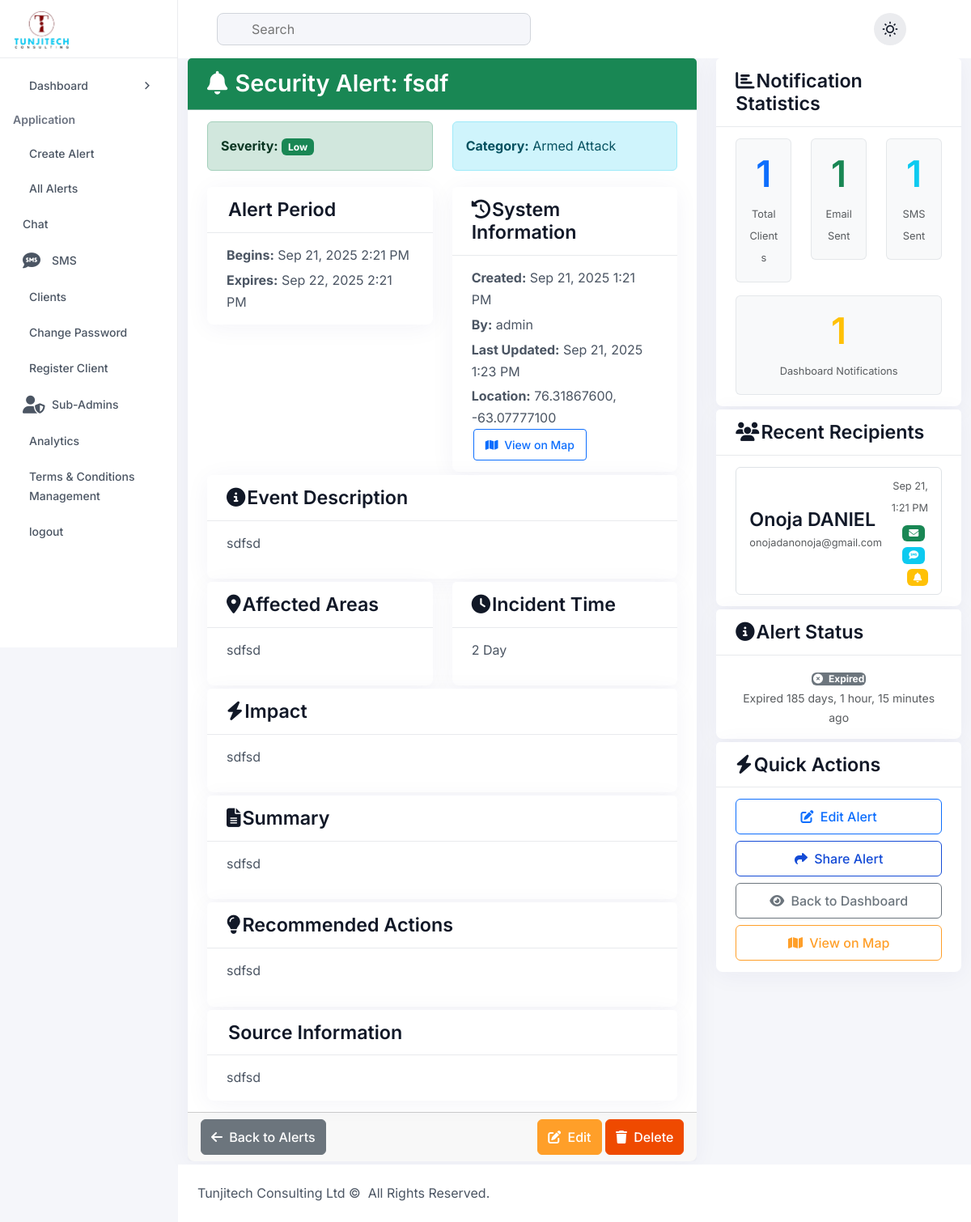
The page /admin/view_alert.php?id=18 (signed in) on the database its author committed.
### tables this page shows
CREATE TABLE `security_alerts` (
  `id` int(11) NOT NULL,
  `title` varchar(255) NOT NULL,
  `severity` enum('low','medium','high','critical') NOT NULL,
  `categories` varchar(255) NOT NULL,
  `alert_begins` datetime NOT NULL,
  `alert_expires` datetime NOT NULL,
  `event` text NOT NULL,
  `affected_areas` text NOT NULL,
  `time_frame` varchar(255) NOT NULL,
  `impact` text NOT NULL,
  `summary` text NOT NULL,
  `advice` text NOT NULL,
  `source` varchar(255) NOT NULL,
  `image_path` varchar(255) DEFAULT NULL,
  `latitude` decimal(10,8) DEFAULT NULL,
  `longitude` decimal(11,8) DEFAULT NULL,
  `created_by` int(11) NOT NULL,
  `created_at` timestamp NOT NULL DEFAULT current_timestamp(),
  `updated_at` timestamp NOT NULL DEFAULT current_timestamp() ON UPDATE current_timestamp()
);

CREATE TABLE `users` (
  `id` int(11) NOT NULL,
  `username` varchar(50) NOT NULL,
  `email` varchar(100) NOT NULL,
  `first_name` varchar(50) DEFAULT NULL,
  `last_name` varchar(50) DEFAULT NULL,
  `phone` varchar(20) DEFAULT NULL,
  `address` text DEFAULT NULL,
  `password` varchar(255) NOT NULL,
  `user_type` enum('admin','client_individual','client_company') DEFAULT 'client_individual',
  `company_name` varchar(100) DEFAULT NULL,
  `company_size` varchar(50) DEFAULT NULL,
  `status` enum('pending','approved','rejected') DEFAULT 'pending',
  `payment_plan` varchar(20) DEFAULT NULL,
  `payment_reference` varchar(100) DEFAULT NULL,
  `payment_date` timestamp NULL DEFAULT NULL,
  `subscription_expiry` date DEFAULT NULL,
  `created_at` timestamp NOT NULL DEFAULT current_timestamp(),
  `updated_at` timestamp NOT NULL DEFAULT current_timestamp() ON UPDATE current_timestamp()
);

CREATE TABLE `client_alerts` (
  `id` int(11) NOT NULL,
  `client_id` int(11) NOT NULL,
  `alert_id` int(11) NOT NULL,
  `is_read` tinyint(1) DEFAULT 0,
  `notified_via_email` tinyint(1) DEFAULT 0,
  `notified_via_sms` tinyint(1) DEFAULT 0,
  `notified_via_dashboard` tinyint(1) DEFAULT 0,
  `created_at` timestamp NOT NULL DEFAULT current_timestamp()
);

### admin/view_alert.php (the view, shortened to what the rows shown need)
<?php
require_once ROOT_PATH . '/includes/functions.php';
$alert_id = intval($_GET['id']);
$stmt = $pdo->prepare("SELECT sa.*, u.username as created_by_name
                       FROM security_alerts sa
                       LEFT JOIN users u ON sa.created_by = u.id
                       WHERE sa.id = ?");
$stmt->execute([$alert_id]);
$alert = $stmt->fetch(PDO::FETCH_ASSOC);
$stmt = $pdo->prepare("SELECT u.username, u.email, u.first_name, u.last_name, u.company_name,
                              ca.notified_via_email, ca.notified_via_sms, ca.notified_via_dashboard,
                              ca.created_at as notified_at
                       FROM client_alerts ca
                       JOIN users u ON ca.client_id = u.id
                       WHERE ca.alert_id = ?
                       ORDER BY ca.created_at DESC");
$stmt->execute([$alert_id]);
$recipients = $stmt->fetchAll(PDO::FETCH_ASSOC);
?>
<?php include 'include/header.php'; ?>
    <link rel="stylesheet" href="https://unpkg.com/leaflet@1.9.4/dist/leaflet.css"
/>
    <div class="container-fluid">
        <div class="row">
            <div class="col-lg-8">
                <div class="card mb-4">
                    <div class="card-header bg-<?php echo getSeverityBadge($alert['severity']); ?> text-white">
                        <h5 class="mb-0 text-white">
                            <i class="fas fa-bell me-2"></i>
                            Security Alert: <?php echo htmlspecialchars($alert['title']); ?>
                        </h5>
                    </div>
                    <div class="card-body">
                        <div class="row mb-4">
                            <div class="col-md-6">
                                <div class="alert alert-<?php echo getSeverityBadge($alert['severity']); ?>">
                                    <strong>Severity:</strong>
                                    <span class="badge bg-<?php echo getSeverityBadge($alert['severity']); ?>">
                                <?php echo ucfirst($alert['severity']); ?>
                            </span>
                                </div>
                            </div>
                            <div class="col-md-6">
                                <div class="alert alert-info">
                                    <strong>Category:</strong> <?php echo htmlspecialchars($alert['categories']); ?>
                                </div>
                            </div>
                        </div>
                        <div class="row mb-4">
                            <div class="col-md-6">
                                <div class="card">
                                    <div class="card-body">
                                        <p class="mb-1"><strong>Begins:</strong>
                                            <?php echo date('M j, Y g:i A', strtotime($alert['alert_begins'])); ?>
                                        </p>
                                        <p class="mb-0"><strong>Expires:</strong>
                                            <?php echo date('M j, Y g:i A', strtotime($alert['alert_expires'])); ?>
                                        </p>
                                    </div>
                                </div>
                            </div>
                            <div class="col-md-6">
                                <div class="card">
                                    <div class="card-body">
                                        <p class="mb-1"><strong>Created:</strong>
                                            <?php echo date('M j, Y g:i A', strtotime($alert['created_at'])); ?>
                                        </p>
                                        <p class="mb-1"><strong>By:</strong>
                                            <?php echo htmlspecialchars($alert['created_by_name']); ?>
                                        </p>
                                        <p class="mb-0"><strong>Last Updated:</strong>
                                            <?php echo date('M j, Y g:i A', strtotime($alert['updated_at'])); ?>
                                        </p>
                                        <?php if (!empty($alert['latitude']) && !empty($alert['longitude'])): ?>
                                            <p class="mb-0 mt-2">
                                                <strong>Location:</strong>
                                                <?php echo $alert['latitude']; ?>, <?php echo $alert['longitude']; ?>
                                                <button class="btn btn-sm btn-outline-primary ms-2" data-bs-toggle="modal" data-bs-target="#mapModal">
                                                    <i class="fas fa-map me-1"></i> View on Map
                                                </button>
                                            </p>
                                        <?php endif; ?>
                                    </div>
                                </div>
                            </div>
                        </div>
                        <div class="row">
                            <div class="col-12">
                                <div class="card mb-4">
                                    <div class="card-body">
                                        <p><?php echo nl2br(htmlspecialchars($alert['event'])); ?></p>
                                    </div>
                                </div>
                            </div>
                        </div>
                        <div class="row">
                            <div class="col-md-6">
                                <div class="card mb-4">
                                    <div class="card-body">
                                        <p><?php echo nl2br(htmlspecialchars($alert['affected_areas'])); ?></p>
                                    </div>
                                </div>
                            </div>
                            <div class="col-md-6">
                                <div class="card mb-4">
                                    <div class="card-body">
                                        <p><?php echo htmlspecialchars($alert['time_frame']); ?></p>
                                    </div>
                                </div>
                            </div>
                        </div>
                        <div class="row">
                            <div class="col-12">
                                <div class="card mb-4">
                                    <div class="card-body">
                                        <p><?php echo nl2br(htmlspecialchars($alert['impact'])); ?></p>
                                    </div>
                                </div>
                            </div>
                        </div>
                        <div class="row">
                            <div class="col-12">
                                <div class="card mb-4">
                                    <div class="card-body">
                                        <p><?php echo nl2br(htmlspecialchars($alert['summary'])); ?></p>
                                    </div>
                                </div>
                            </div>
                        </div>
                        <div class="row">
                            <div class="col-12">
                                <div class="card mb-4">
                                    <div class="card-body">
                                        <p><?php echo nl2br(htmlspecialchars($alert['advice'])); ?></p>
                                    </div>
                                </div>
                            </div>
                        </div>
                        <div class="row">
                            <div class="col-12">
                                <div class="card">
                                    <div class="card-body">
                                        <p class="mb-0"><?php echo htmlspecialchars($alert['source']); ?></p>
                                    </div>
                                </div>
                            </div>
                        </div>
                    </div>
                </div>
            </div>
            <div class="col-lg-4">
                <div class="card mb-4">
                    <div class="card-body">
                        <?php if (count($recipients) > 0): ?>
                            <div class="list-group">
                                <?php foreach (array_slice($recipients, 0, 5) as $recipient): ?>
                                    <div class="list-group-item">
                                        <div class="d-flex justify-content-between align-items-center">
                                            <div>
                                                <h6 class="mb-0"><?php echo htmlspecialchars($recipient['first_name'] . ' ' . $recipient['last_name']); ?></h6>
                                                <small class="text-muted"><?php echo htmlspecialchars($recipient['email']); ?></small>
                                            </div>
                                            <div class="text-end">
                                                <small class="text-muted"><?php echo date('M j, g:i A', strtotime($recipient['notified_at'])); ?></small>
                                                <div class="mt-1">
                                                    <?php if ($recipient['notified_via_email']): ?>
                                                        <span class="badge bg-success me-1" title="Email"><i class="fas fa-envelope"></i></span>
                                                    <?php endif; ?>
                                                    <?php if ($recipient['notified_via_sms']): ?>
                                                        <span class="badge bg-info me-1" title="SMS"><i class="fas fa-sms"></i></span>
                                                    <?php endif; ?>
                                                    <?php if ($recipient['notified_via_dashboard']): ?>
                                                        <span class="badge bg-warning" title="Dashboard"><i class="fas fa-bell"></i></span>
                                                    <?php endif; ?>
                                                </div>
                                            </div>
                                        </div>
                                    </div>
                                <?php endforeach; ?>
                            </div>
                        <?php else: ?>
                            <p class="text-muted text-center">No recipients yet.</p>
                        <?php endif; ?>
                    </div>
                </div>
                <div class="card mb-4">
                    <div class="card-body">
                        <?php
                        $current_time = time();
                        $alert_begins = strtotime($alert['alert_begins']);
                        $alert_expires = strtotime($alert['alert_expires']);
                        if ($current_time < $alert_begins) {
                            $status = 'Scheduled';
                            $badge_class = 'info';
                            $icon = 'clock';
                        } elseif ($current_time >= $alert_begins && $current_time <= $alert_expires) {
                            $status = 'Active';
                            $badge_class = 'success';
                            $icon = 'check-circle';
                        } else {
                            $status = 'Expired';
                            $badge_class = 'secondary';
                            $icon = 'times-circle';
                        }
                        ?>
                        <div class="text-center">
                    <span class="badge bg-<?php echo $badge_class; ?> p-2 mb-2">
                        <i class="fas fa-<?php echo $icon; ?> me-1"></i>
                        <?php echo $status; ?>
                    </span>
                            <p class="mb-0 small text-muted">
                                <?php if ($status == 'Scheduled'): ?>
                                    Will become active in <?php echo format_time_difference($current_time, $alert_begins); ?>
                                <?php elseif ($status == 'Active'): ?>
                                    Will expire in <?php echo format_time_difference($current_time, $alert_expires); ?>
                                <?php else: ?>
                                    Expired <?php echo format_time_difference($alert_expires, $current_time); ?> ago
                                <?php endif; ?>
                            </p>
                        </div>
                    </div>
                </div>
            </div>
        </div>
    </div>
<?php include 'include/footer.php'; ?>

### rows shown on the page
security_alerts: title "fsdf", severity "Low", categories "Armed Attack", alert_begins "Sep 21, 2025 2:21 PM", alert_expires "Sep 22, 2025 2:21 PM", created_at "Sep 21, 2025 1:21 PM", created_by.username "admin", updated_at "Sep 21, 2025 1:23 PM", latitude "76.31867600", longitude "-63.07777100", event "sdfsd", affected_areas "sdfsd", time_frame "2 Day", impact "sdfsd", summary "sdfsd", advice "sdfsd", source "sdfsd", status "Expired", alert_expires "185 days, 1 hour, 15 minutes"
client_alerts: client.last_name "Onoja DANIEL", client.email "onojadanonoja@gmail.com", created_at "Sep 21, 1:21 PM", notified_via_email 1 (drawn), notified_via_sms 1 (drawn), notified_via_dashboard 1 (drawn)

### other values the page prints
$notification_stats['total_clients'] "1"
$notification_stats['email_notifications'] "1"
$notification_stats['sms_notifications'] "1"
$notification_stats['dashboard_notifications'] "1"
